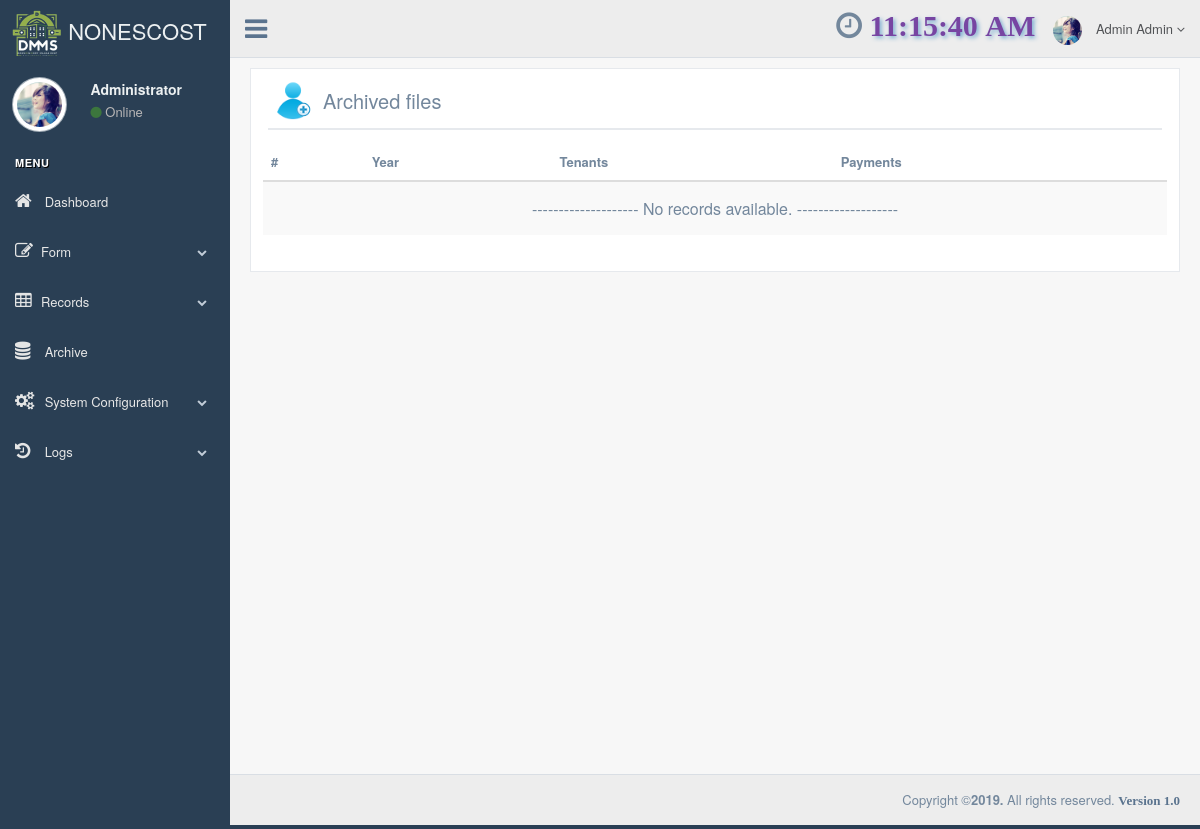
Page /views/archieved_list/index.php (signed in) on the committed database.
### tables this page shows
CREATE TABLE `users` (
  `user_id` int(11) NOT NULL,
  `user_image` varchar(250) NOT NULL,
  `user_fname` varchar(100) NOT NULL,
  `user_lname` varchar(100) NOT NULL,
  `user_address` varchar(200) NOT NULL,
  `user_contact` varchar(20) NOT NULL,
  `user_gender` set('Male','Female') NOT NULL,
  `user_position` varchar(30) NOT NULL,
  `user_bdate` date NOT NULL,
  `user_password` varchar(64) NOT NULL,
  `username` varchar(50) NOT NULL,
  `user_status` varchar(100) NOT NULL,
  `user_date_reg` date NOT NULL
);

### controllers/user_data.php (called while the page is built, shortened)
<?php
	require_once "../../models/model.php";
	$user_data = userData();
	function userData() {
		$user = new CRUD;
		$user_id = $_SESSION['DMMS_userid'];
		$sql = "SELECT * FROM users WHERE user_id='$user_id'";
		$user_data = $user->displayRecord($sql);
		return $user_data[0];
	}
?>

### models/model.php (called while the page is built, shortened)
<?php
    class Database {
        protected $server_name = "localhost";
        protected $user_name = "root";
        protected $password = "";
        protected $db_name = "nonescost_dormitory_10001";
		public function openConnection() {
            $this->db_connect = new mysqli ($this->server_name, $this->user_name, $this->password, $this->db_name);
            return $this->db_connect;
        }
    }
	class CRUD extends Database {
		public function displayRecord($sql) {
			$this->query = $this->db_connect->prepare($sql);
            $this->query->execute();
            $data = array();
            $result = $this->query->get_result();
            while ($row = $result->fetch_assoc()) {
                array_push($data, $row);
			}
			return $data;
		}
	}
?>

### controllers/include/side_menubar.php (the view, shortened to what this page needs)
<div class="col-md-3 left_col menu_fixed">
	<div class="left_col scroll-view">
	    <div class="navbar nav_title">
	        <a href="../dashboard/" class="site_title">
			<img src="../../images/dmms-sm.png" height="50px" /> NONESCOST
			</a>
	    </div>
	    <div class="profile clearfix">
	        <div class="profile_pic">
	            <img src="<?php echo "../../images/UPLOADED/".$user_data['user_image']; ?>" style="width:55px; height:55px;" alt="..." class="img-circle profile_img">
	        </div>
	        <div class="profile_info">
	            <h2><b><?php echo ucwords($user_data['user_position']); ?></b></h2>
	            <span><i class="fa fa-circle text-success"></i> Online</span>
	        </div>
	    </div>
	    <br />
	    <div id="sidebar-menu" class="main_menu_side main_menu hidden-print">
	        <div class="menu_section">
	            <h3>MENU</h3>
	            <ul class="nav side-menu">
	            	<li class="">
                        <a href="../dashboard/"><i class="fa fa-home"></i> Dashboard</a>
                    </li>
	                <li>
	                    <a><i class="fa fa-edit"></i>Form <span class="fa fa-chevron-down"></span></a>
	                </li>
	                <li>
	                    <a><i class="fa fa-table"></i>Records <span class="fa fa-chevron-down"></span></a>
	                </li>
	                <li class="">
                        <a href="../archieved_list"><i class="fa fa-database"></i> Archive</a>
                    </li>
	                <li>
	                    <a><i class="fa fa-cogs"></i> System Configuration <span class="fa fa-chevron-down"></span></a>
	                </li>
	                <li>
	                    <a><i class="fa fa-history"></i> Logs <span class="fa fa-chevron-down"></span></a>
	                </li>
	            </ul>
	        </div>
	    </div>
	</div>
</div>

### controllers/include/top_navbar.php (shortened to what this page needs)
<div class="top_nav hidden-print">
    <div class="nav_menu">
        <nav>
            <div class="nav toggle">
                <a id="menu_toggle"><i class="fa fa-bars"></i></a>
            </div>
            <ul class="nav navbar-nav navbar-right">
                <li class="">
                    <a href="javascript:;" class="user-profile dropdown-toggle" data-toggle="dropdown" aria-expanded="false">
                        <img src="<?php echo "../../images/UPLOADED/".$user_data['user_image']; ?>" alt="">
                        <?php echo ucwords($user_data['user_fname'])." ".ucwords($user_data['user_lname'])." "; ?>
                        <span class=" fa fa-angle-down"> </span>
                    </a>
                </li>
                <li class="fa fa-clock-o" aria-hidden="true" style="font-size: 30px; padding: 3px; margin-top: 1%"> <b>
                	<span id="clock" style="font-size: 30px; color: #7745a2;text-shadow: 2px 2px 4px #75aad0; ">11:15:40 AM</span></b>
                </li>
            </ul>
        </nav>
    </div>
</div>

### rows in the picture
users: user_image (picture), user_position "Administrator", user_fname "Admin", user_lname "Admin"
